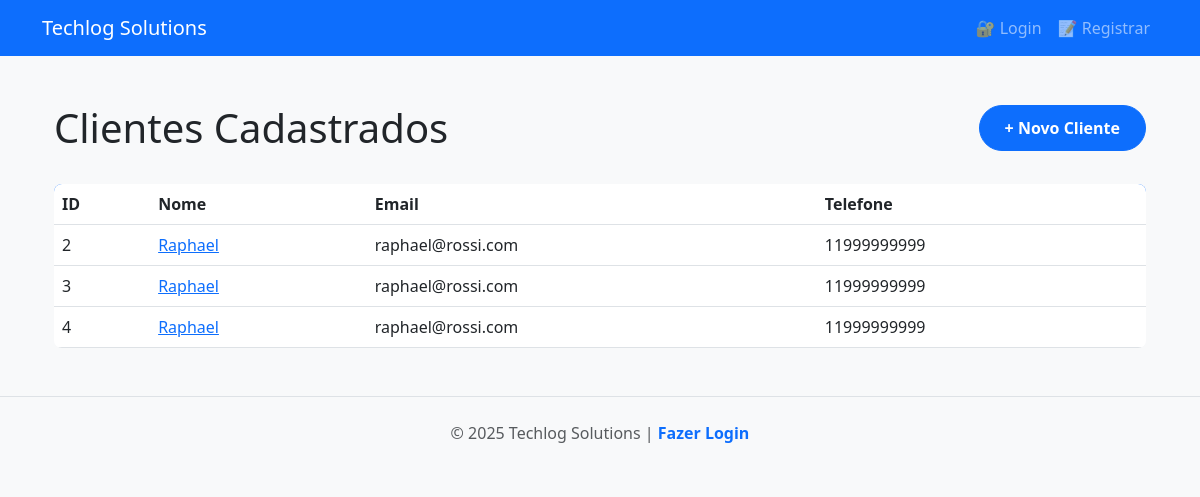
Page /clientes/ on the earlier database version.
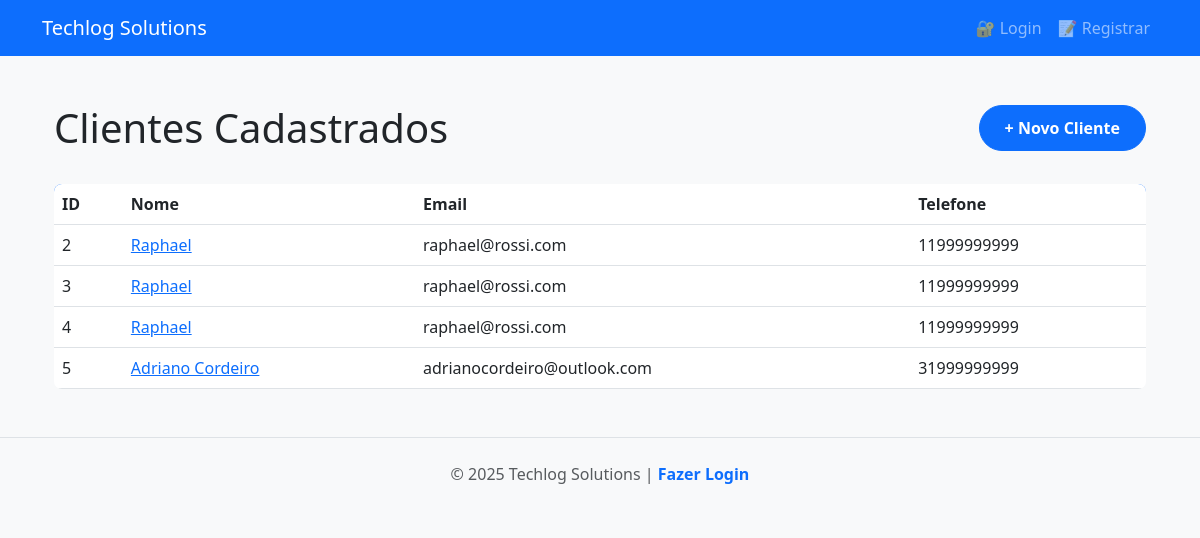
Same page on the later database version.
### tables this page shows
CREATE TABLE clientes (
                    id INTEGER PRIMARY KEY AUTOINCREMENT,
                    nome TEXT NOT NULL,
                    email TEXT NOT NULL,
                    telefone TEXT NOT NULL
                );

### app/rotas/cliente.py (the view)
@front_router.get("/", response_class=HTMLResponse)
async def pagina_listar_clientes(
    request: Request,
    cliente_repositorio: Annotated[
        ClienteRepositorio, Depends(obter_cliente_repositorio)
    ],
):
    clientes = await cliente_repositorio.listar_clientes()
    return templates.TemplateResponse(
        request=request,
        name="clientes.html",
        context={"clientes": clientes, "titulo": "Lista de Clientes"},
    )

### templates/clientes.html (shortened to what this page needs)
{% extends "base.html" %}  {% block conteudo %}
<div class="container">
  <div
    class="header-section"
    style="
      display: flex;
      justify-content: space-between;
      align-items: center;
      margin-bottom: 2rem;
    "
  >
    <h1 style="margin: 0">Clientes Cadastrados</h1>
    <a href="/clientes/novo" class="btn btn-primary"> + Novo Cliente </a>
  </div>
  <div class="clientes-lista">
    <table class="table">
      <thead>
        <tr>
          <th>ID</th>
          <th>Nome</th>
          <th>Email</th>
          <th>Telefone</th>
        </tr>
      </thead>
      <tbody>
        {% for cliente in clientes %}
        <tr>
          <td>{{ cliente.id_ }}</td>
          <td><a href="/clientes/{{ cliente.id_ }}">{{ cliente.nome }}</a></td>
          <td>{{ cliente.email }}</td>
          <td>{{ cliente.telefone }}</td>
        </tr>
        {% endfor %}
      </tbody>
    </table>
  </div>
</div>
{% endblock %}

### templates/base.html (shortened to what this page needs)
<!DOCTYPE html>
<html lang="pt-BR">
<head>
    <link href="https://cdn.jsdelivr.net/npm/bootstrap@5.3.0/dist/css/bootstrap.min.css" rel="stylesheet">
    <link rel="stylesheet" href="{{ url_for('static', path='/css/style.css') }}">
</head>
<body>
    <nav class="navbar navbar-expand-lg navbar-dark bg-primary">
        <div class="container">
            <a class="navbar-brand" href="/">
                Techlog Solutions
            </a>
            <div class="collapse navbar-collapse" id="navbarNav">
                <ul class="navbar-nav ms-auto">
                    {% if request.cookies.get("session_token") %}
                        <li class="nav-item">
                            <a class="nav-link" href="/">🏠 Início</a>
                        </li>
                        <li class="nav-item">
                            <a class="nav-link" href="/clientes">👥 Clientes</a>
                        </li>
                        <li class="nav-item">
                            <a class="nav-link" href="/docs" target="_blank">📚 API Docs</a>
                        </li>
                        <li class="nav-item">
                            <div class="user-info">
                                <a href="/logout" class="nav-link" onclick="return confirm('Deseja realmente sair?')">➜] Sair</a>
                            </div>
                        </li>
                    {% else %}
                        <li class="nav-item">
                            <a class="nav-link" href="/login">🔐 Login</a>
                        </li>
                        <li class="nav-item">
                            <a class="nav-link" href="/registro">📝 Registrar</a>
                        </li>
                    {% endif %}
                </ul>
            </div>
        </div>
    </nav>
    <main class="container my-5">
        {% block conteudo %}
        {% endblock %}
    </main>
    <footer class="bg-light py-4 mt-5">
        <div class="container text-center">
            <p class="text-muted mb-0">
                © 2025 Techlog Solutions |
                {% if request.cookies.get("session_token") %}
                    <a href="/docs">Documentação da API</a>
                {% else %}
                    <a href="/login">Fazer Login</a>
                {% endif %}
            </p>
        </div>
    </footer>
</body>
</html>

### static/css/style.css (style rules this page uses)
:root { --primary-color: #0d6efd; --secondary-color: #6c757d; --success-color: #198754; --danger-color: #dc3545; --warning-color: #ffc107; --info-color: #0dcaf0; --light-bg: #f8f9fa; --dark-text: #212529; --border-radius: 8px; --transition: all 0.3s ease; }
body { font-family: 'Segoe UI', Tahoma, Geneva, Verdana, sans-serif; background-color: var(--light-bg); color: var(--dark-text); }
.btn { border-radius: 50px; padding: 10px 25px; font-weight: 600; transition: var(--transition); }
.table { background: white; border-radius: var(--border-radius); overflow: hidden; }
.table thead { background: var(--primary-color); color: white; }
footer { margin-top: auto; border-top: 1px solid #dee2e6; }
footer a { color: var(--primary-color); text-decoration: none; font-weight: 600; }

Differences in the rows shown:
added clientes: id_ "5", nome "Adriano Cordeiro", email "adrianocordeiro@outlook.com", telefone "31999999999"
